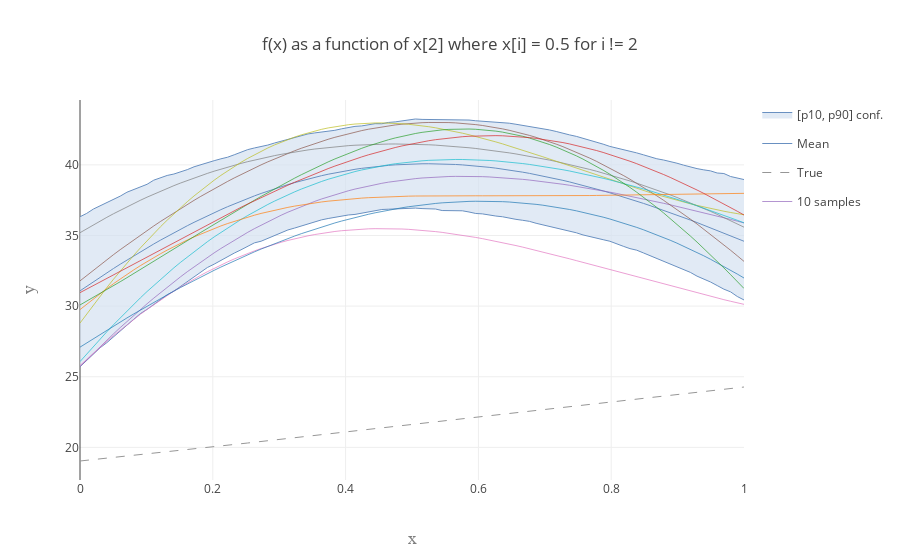

Source (notebook cell):
### Markdown cell above
#### Plot a 1D slice of the constrained model

### Code cell
# Plot constrained
mean, var, perc, mode, samples = model.calc_posterior_constrained(px_test_arr, compute_mode = False, num_samples = 1000, algorithm = 'minimax_tilting', resample = False)

p_lower = perc[0]
p_upper = perc[2]
p_label = '[p{}, p{}] conf.'.format(10, 90)

samplepaths_Z = []
if show_samplepaths: 
    samplepaths_Z = np.array(samples)

fig_constrained_1 = PlotGP2d(x_mean = px_test, mean = np.array(mean).flatten(),
                        samplepaths =  samplepaths_Z,
                        x_true = px_test, y_true = y_true,
                        p_lower = p_lower, p_upper = p_upper, p_label = p_label,
                        title = 'f(x) as a function of x[{0}] where x[i] = {1} for i != {0}'.format(plot_x_dim, x_base_val))

pltlyoff.iplot(fig_constrained_1, filename='')
